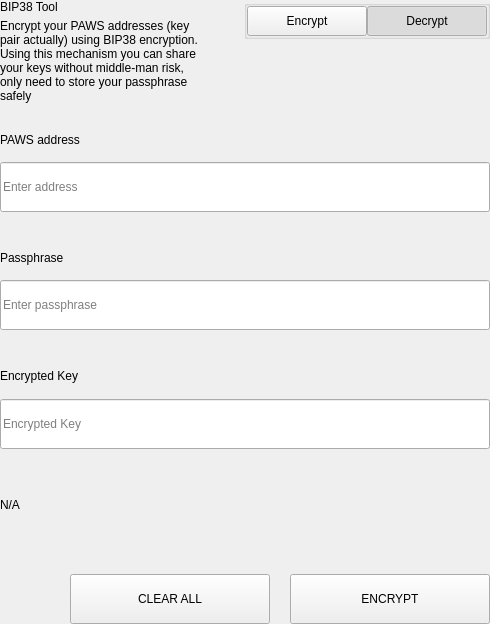
<?xml version="1.0" encoding="UTF-8"?>
<ui version="4.0">
 <class>SettingsBitToolWidget</class>
 <widget class="QWidget" name="SettingsBitToolWidget">
  <property name="geometry">
   <rect>
    <x>0</x>
    <y>0</y>
    <width>490</width>
    <height>624</height>
   </rect>
  </property>
  <property name="windowTitle">
   <string>Form</string>
  </property>
  <layout class="QVBoxLayout" name="verticalLayout">
   <property name="spacing">
    <number>0</number>
   </property>
   <property name="leftMargin">
    <number>0</number>
   </property>
   <property name="topMargin">
    <number>0</number>
   </property>
   <property name="rightMargin">
    <number>0</number>
   </property>
   <property name="bottomMargin">
    <number>0</number>
   </property>
   <item>
    <widget class="QWidget" name="left" native="true">
     <layout class="QVBoxLayout" name="verticalLayout_3">
      <property name="leftMargin">
       <number>0</number>
      </property>
      <property name="topMargin">
       <number>0</number>
      </property>
      <property name="rightMargin">
       <number>0</number>
      </property>
      <property name="bottomMargin">
       <number>0</number>
      </property>
      <item>
       <layout class="QVBoxLayout" name="verticalLayout_2">
        <property name="spacing">
         <number>0</number>
        </property>
        <item>
         <layout class="QHBoxLayout" name="horizontalLayout_3" stretch="3,1">
          <property name="spacing">
           <number>40</number>
          </property>
          <item>
           <layout class="QVBoxLayout" name="verticalLayoutTitle">
            <property name="spacing">
             <number>5</number>
            </property>
            <item>
             <widget class="QLabel" name="labelTitle">
              <property name="text">
               <string>BIP38 Tool</string>
              </property>
             </widget>
            </item>
            <item>
             <widget class="QLabel" name="labelSubtitle1">
              <property name="text">
               <string>Encrypt your PAWS addresses (key pair actually) using BIP38 encryption.
Using this mechanism you can share your keys without middle-man risk, only need to store your passphrase safely</string>
              </property>
              <property name="wordWrap">
               <bool>true</bool>
              </property>
             </widget>
            </item>
           </layout>
          </item>
          <item alignment="Qt::AlignTop">
           <widget class="QGroupBox" name="groupBox">
            <property name="title">
             <string/>
            </property>
            <property name="alignment">
             <set>Qt::AlignLeading|Qt::AlignLeft|Qt::AlignTop</set>
            </property>
            <layout class="QHBoxLayout" name="horizontalLayout_4">
             <property name="spacing">
              <number>0</number>
             </property>
             <property name="leftMargin">
              <number>0</number>
             </property>
             <property name="topMargin">
              <number>0</number>
             </property>
             <property name="rightMargin">
              <number>0</number>
             </property>
             <property name="bottomMargin">
              <number>0</number>
             </property>
             <item>
              <spacer name="horizontalSpacer">
               <property name="orientation">
                <enum>Qt::Horizontal</enum>
               </property>
               <property name="sizeHint" stdset="0">
                <size>
                 <width>40</width>
                 <height>20</height>
                </size>
               </property>
              </spacer>
             </item>
             <item>
              <widget class="QPushButton" name="pushLeft">
               <property name="minimumSize">
                <size>
                 <width>120</width>
                 <height>30</height>
                </size>
               </property>
               <property name="maximumSize">
                <size>
                 <width>120</width>
                 <height>30</height>
                </size>
               </property>
               <property name="focusPolicy">
                <enum>Qt::NoFocus</enum>
               </property>
               <property name="text">
                <string>Encrypt</string>
               </property>
               <property name="checkable">
                <bool>true</bool>
               </property>
               <property name="autoExclusive">
                <bool>true</bool>
               </property>
              </widget>
             </item>
             <item>
              <widget class="QPushButton" name="pushRight">
               <property name="minimumSize">
                <size>
                 <width>120</width>
                 <height>30</height>
                </size>
               </property>
               <property name="maximumSize">
                <size>
                 <width>120</width>
                 <height>30</height>
                </size>
               </property>
               <property name="focusPolicy">
                <enum>Qt::NoFocus</enum>
               </property>
               <property name="text">
                <string>Decrypt</string>
               </property>
               <property name="checkable">
                <bool>true</bool>
               </property>
               <property name="checked">
                <bool>true</bool>
               </property>
               <property name="autoExclusive">
                <bool>true</bool>
               </property>
              </widget>
             </item>
            </layout>
           </widget>
          </item>
         </layout>
        </item>
        <item>
         <widget class="QStackedWidget" name="stackedWidget">
          <property name="currentIndex">
           <number>1</number>
          </property>
          <widget class="QWidget" name="pageDecrypt">
           <layout class="QVBoxLayout" name="verticalLayout_5">
            <property name="spacing">
             <number>0</number>
            </property>
            <property name="leftMargin">
             <number>0</number>
            </property>
            <property name="topMargin">
             <number>0</number>
            </property>
            <property name="rightMargin">
             <number>0</number>
            </property>
            <property name="bottomMargin">
             <number>0</number>
            </property>
            <item>
             <widget class="QWidget" name="widget" native="true">
              <property name="minimumSize">
               <size>
                <width>0</width>
                <height>100</height>
               </size>
              </property>
              <layout class="QVBoxLayout" name="verticalLayout_4">
               <property name="spacing">
                <number>0</number>
               </property>
               <property name="leftMargin">
                <number>0</number>
               </property>
               <property name="topMargin">
                <number>0</number>
               </property>
               <property name="rightMargin">
                <number>0</number>
               </property>
               <property name="bottomMargin">
                <number>0</number>
               </property>
               <item>
                <spacer name="verticalSpacer_2">
                 <property name="orientation">
                  <enum>Qt::Vertical</enum>
                 </property>
                 <property name="sizeType">
                  <enum>QSizePolicy::Fixed</enum>
                 </property>
                 <property name="sizeHint" stdset="0">
                  <size>
                   <width>20</width>
                   <height>20</height>
                  </size>
                 </property>
                </spacer>
               </item>
               <item>
                <layout class="QHBoxLayout" name="horizontalLayout_6" stretch="2">
                 <property name="spacing">
                  <number>0</number>
                 </property>
                 <item>
                  <layout class="QVBoxLayout" name="verticalLayout_7">
                   <property name="spacing">
                    <number>9</number>
                   </property>
                   <item>
                    <widget class="QLabel" name="labelSubtitleKey">
                     <property name="minimumSize">
                      <size>
                       <width>0</width>
                       <height>20</height>
                      </size>
                     </property>
                     <property name="maximumSize">
                      <size>
                       <width>16777215</width>
                       <height>20</height>
                      </size>
                     </property>
                     <property name="text">
                      <string>Encrypted key</string>
                     </property>
                    </widget>
                   </item>
                   <item>
                    <widget class="QLineEdit" name="lineEditKey">
                     <property name="minimumSize">
                      <size>
                       <width>0</width>
                       <height>50</height>
                      </size>
                     </property>
                     <property name="maximumSize">
                      <size>
                       <width>16777215</width>
                       <height>50</height>
                      </size>
                     </property>
                     <property name="placeholderText">
                      <string>Enter a encrypted key</string>
                     </property>
                    </widget>
                   </item>
                  </layout>
                 </item>
                </layout>
               </item>
               <item>
                <spacer name="verticalSpacer_3">
                 <property name="orientation">
                  <enum>Qt::Vertical</enum>
                 </property>
                 <property name="sizeType">
                  <enum>QSizePolicy::Fixed</enum>
                 </property>
                 <property name="sizeHint" stdset="0">
                  <size>
                   <width>20</width>
                   <height>20</height>
                  </size>
                 </property>
                </spacer>
               </item>
               <item>
                <layout class="QVBoxLayout" name="verticalLayout_9">
                 <property name="spacing">
                  <number>9</number>
                 </property>
                 <item>
                  <widget class="QLabel" name="labelSubtitlePassphrase">
                   <property name="maximumSize">
                    <size>
                     <width>16777215</width>
                     <height>20</height>
                    </size>
                   </property>
                   <property name="text">
                    <string>Passphrase</string>
                   </property>
                  </widget>
                 </item>
                 <item>
                  <widget class="QLineEdit" name="lineEditPassphrase">
                   <property name="minimumSize">
                    <size>
                     <width>0</width>
                     <height>50</height>
                    </size>
                   </property>
                   <property name="maximumSize">
                    <size>
                     <width>16777215</width>
                     <height>50</height>
                    </size>
                   </property>
                   <property name="placeholderText">
                    <string>Enter a passphrase</string>
                   </property>
                  </widget>
                 </item>
                </layout>
               </item>
               <item>
                <spacer name="verticalSpacer_4">
                 <property name="orientation">
                  <enum>Qt::Vertical</enum>
                 </property>
                 <property name="sizeType">
                  <enum>QSizePolicy::Fixed</enum>
                 </property>
                 <property name="sizeHint" stdset="0">
                  <size>
                   <width>20</width>
                   <height>20</height>
                  </size>
                 </property>
                </spacer>
               </item>
               <item>
                <widget class="QWidget" name="widget_3" native="true">
                 <property name="sizePolicy">
                  <sizepolicy hsizetype="Preferred" vsizetype="Fixed">
                   <horstretch>0</horstretch>
                   <verstretch>0</verstretch>
                  </sizepolicy>
                 </property>
                 <layout class="QVBoxLayout" name="verticalLayout_10">
                  <property name="spacing">
                   <number>9</number>
                  </property>
                  <property name="leftMargin">
                   <number>0</number>
                  </property>
                  <property name="topMargin">
                   <number>0</number>
                  </property>
                  <property name="rightMargin">
                   <number>0</number>
                  </property>
                  <property name="bottomMargin">
                   <number>0</number>
                  </property>
                  <item>
                   <widget class="QLabel" name="labelSubtitleDecryptResult">
                    <property name="minimumSize">
                     <size>
                      <width>0</width>
                      <height>20</height>
                     </size>
                    </property>
                    <property name="maximumSize">
                     <size>
                      <width>16777215</width>
                      <height>20</height>
                     </size>
                    </property>
                    <property name="text">
                     <string>Decrypted address result</string>
                    </property>
                   </widget>
                  </item>
                  <item>
                   <widget class="QWidget" name="widget_4" native="true">
                    <layout class="QHBoxLayout" name="horizontalLayout" stretch="6,0,1">
                     <property name="spacing">
                      <number>0</number>
                     </property>
                     <property name="leftMargin">
                      <number>0</number>
                     </property>
                     <property name="topMargin">
                      <number>0</number>
                     </property>
                     <property name="rightMargin">
                      <number>0</number>
                     </property>
                     <property name="bottomMargin">
                      <number>0</number>
                     </property>
                     <item alignment="Qt::AlignVCenter">
                      <widget class="QLineEdit" name="lineEditDecryptResult">
                       <property name="minimumSize">
                        <size>
                         <width>0</width>
                         <height>50</height>
                        </size>
                       </property>
                       <property name="maximumSize">
                        <size>
                         <width>16777215</width>
                         <height>50</height>
                        </size>
                       </property>
                       <property name="placeholderText">
                        <string>Decrypted Address</string>
                       </property>
                      </widget>
                     </item>
                     <item>
                      <spacer name="horizontalSpacer_4">
                       <property name="orientation">
                        <enum>Qt::Horizontal</enum>
                       </property>
                       <property name="sizeType">
                        <enum>QSizePolicy::Fixed</enum>
                       </property>
                       <property name="sizeHint" stdset="0">
                        <size>
                         <width>20</width>
                         <height>50</height>
                        </size>
                       </property>
                      </spacer>
                     </item>
                     <item>
                      <widget class="QPushButton" name="pushButtonImport">
                       <property name="minimumSize">
                        <size>
                         <width>140</width>
                         <height>40</height>
                        </size>
                       </property>
                       <property name="text">
                        <string>Import Address</string>
                       </property>
                      </widget>
                     </item>
                    </layout>
                   </widget>
                  </item>
                 </layout>
                </widget>
               </item>
               <item>
                <widget class="QLabel" name="statusLabel_DEC">
                 <property name="maximumSize">
                  <size>
                   <width>16777215</width>
                   <height>40</height>
                  </size>
                 </property>
                 <property name="text">
                  <string/>
                 </property>
                </widget>
               </item>
               <item>
                <spacer name="verticalSpacer">
                 <property name="orientation">
                  <enum>Qt::Vertical</enum>
                 </property>
                 <property name="sizeType">
                  <enum>QSizePolicy::Preferred</enum>
                 </property>
                 <property name="sizeHint" stdset="0">
                  <size>
                   <width>20</width>
                   <height>20</height>
                  </size>
                 </property>
                </spacer>
               </item>
               <item>
                <layout class="QHBoxLayout" name="horizontalLayout_7">
                 <property name="spacing">
                  <number>0</number>
                 </property>
                 <item>
                  <spacer name="horizontalSpacer_5">
                   <property name="orientation">
                    <enum>Qt::Horizontal</enum>
                   </property>
                   <property name="sizeType">
                    <enum>QSizePolicy::Expanding</enum>
                   </property>
                   <property name="sizeHint" stdset="0">
                    <size>
                     <width>40</width>
                     <height>20</height>
                    </size>
                   </property>
                  </spacer>
                 </item>
                 <item>
                  <widget class="QPushButton" name="pushButtonDecryptClear">
                   <property name="minimumSize">
                    <size>
                     <width>200</width>
                     <height>50</height>
                    </size>
                   </property>
                   <property name="maximumSize">
                    <size>
                     <width>200</width>
                     <height>50</height>
                    </size>
                   </property>
                   <property name="text">
                    <string>CLEAR</string>
                   </property>
                  </widget>
                 </item>
                 <item>
                  <spacer name="horizontalSpacer_3">
                   <property name="orientation">
                    <enum>Qt::Horizontal</enum>
                   </property>
                   <property name="sizeType">
                    <enum>QSizePolicy::Fixed</enum>
                   </property>
                   <property name="sizeHint" stdset="0">
                    <size>
                     <width>20</width>
                     <height>20</height>
                    </size>
                   </property>
                  </spacer>
                 </item>
                 <item>
                  <widget class="QPushButton" name="pushButtonDecrypt">
                   <property name="minimumSize">
                    <size>
                     <width>200</width>
                     <height>50</height>
                    </size>
                   </property>
                   <property name="maximumSize">
                    <size>
                     <width>200</width>
                     <height>50</height>
                    </size>
                   </property>
                   <property name="text">
                    <string>DECRYPT KEY</string>
                   </property>
                  </widget>
                 </item>
                </layout>
               </item>
              </layout>
             </widget>
            </item>
           </layout>
          </widget>
          <widget class="QWidget" name="pageEncrypt">
           <layout class="QVBoxLayout" name="verticalLayout_11">
            <property name="spacing">
             <number>0</number>
            </property>
            <property name="leftMargin">
             <number>0</number>
            </property>
            <property name="topMargin">
             <number>0</number>
            </property>
            <property name="rightMargin">
             <number>0</number>
            </property>
            <property name="bottomMargin">
             <number>0</number>
            </property>
            <item>
             <spacer name="verticalSpacer_8">
              <property name="orientation">
               <enum>Qt::Vertical</enum>
              </property>
              <property name="sizeType">
               <enum>QSizePolicy::Fixed</enum>
              </property>
              <property name="sizeHint" stdset="0">
               <size>
                <width>20</width>
                <height>20</height>
               </size>
              </property>
             </spacer>
            </item>
            <item>
             <widget class="QWidget" name="containerAddressEnc" native="true">
              <layout class="QVBoxLayout" name="containerAddressEncLayout">
               <property name="spacing">
                <number>5</number>
               </property>
               <property name="leftMargin">
                <number>0</number>
               </property>
               <property name="topMargin">
                <number>0</number>
               </property>
               <property name="rightMargin">
                <number>0</number>
               </property>
               <property name="bottomMargin">
                <number>0</number>
               </property>
               <item>
                <widget class="QLabel" name="labelSubtitleAddress">
                 <property name="minimumSize">
                  <size>
                   <width>0</width>
                   <height>20</height>
                  </size>
                 </property>
                 <property name="maximumSize">
                  <size>
                   <width>16777215</width>
                   <height>20</height>
                  </size>
                 </property>
                 <property name="text">
                  <string>PAWS address</string>
                 </property>
                </widget>
               </item>
               <item>
                <widget class="QLineEdit" name="addressIn_ENC">
                 <property name="minimumSize">
                  <size>
                   <width>0</width>
                   <height>50</height>
                  </size>
                 </property>
                 <property name="placeholderText">
                  <string>Enter address</string>
                 </property>
                </widget>
               </item>
              </layout>
             </widget>
            </item>
            <item>
             <spacer name="verticalSpacer_6">
              <property name="orientation">
               <enum>Qt::Vertical</enum>
              </property>
              <property name="sizeType">
               <enum>QSizePolicy::Fixed</enum>
              </property>
              <property name="sizeHint" stdset="0">
               <size>
                <width>20</width>
                <height>20</height>
               </size>
              </property>
             </spacer>
            </item>
            <item>
             <widget class="QWidget" name="containerAddress" native="true">
              <layout class="QHBoxLayout" name="horizontalLayout_9" stretch="2">
               <property name="spacing">
                <number>0</number>
               </property>
               <property name="leftMargin">
                <number>0</number>
               </property>
               <property name="topMargin">
                <number>0</number>
               </property>
               <property name="rightMargin">
                <number>0</number>
               </property>
               <property name="bottomMargin">
                <number>0</number>
               </property>
               <item>
                <layout class="QVBoxLayout" name="verticalLayout_8">
                 <property name="spacing">
                  <number>5</number>
                 </property>
                 <item>
                  <widget class="QLabel" name="labelSubtitleMessage">
                   <property name="minimumSize">
                    <size>
                     <width>0</width>
                     <height>20</height>
                    </size>
                   </property>
                   <property name="maximumSize">
                    <size>
                     <width>16777215</width>
                     <height>20</height>
                    </size>
                   </property>
                   <property name="text">
                    <string>Passphrase</string>
                   </property>
                  </widget>
                 </item>
                 <item>
                  <widget class="QLineEdit" name="passphraseIn_ENC">
                   <property name="minimumSize">
                    <size>
                     <width>0</width>
                     <height>50</height>
                    </size>
                   </property>
                   <property name="maximumSize">
                    <size>
                     <width>16777215</width>
                     <height>50</height>
                    </size>
                   </property>
                   <property name="placeholderText">
                    <string>Enter passphrase</string>
                   </property>
                  </widget>
                 </item>
                </layout>
               </item>
              </layout>
             </widget>
            </item>
            <item>
             <spacer name="verticalSpacer_7">
              <property name="orientation">
               <enum>Qt::Vertical</enum>
              </property>
              <property name="sizeType">
               <enum>QSizePolicy::Fixed</enum>
              </property>
              <property name="sizeHint" stdset="0">
               <size>
                <width>20</width>
                <height>20</height>
               </size>
              </property>
             </spacer>
            </item>
            <item>
             <widget class="QWidget" name="widget_2" native="true">
              <property name="minimumSize">
               <size>
                <width>0</width>
                <height>75</height>
               </size>
              </property>
              <property name="maximumSize">
               <size>
                <width>16777215</width>
                <height>16777215</height>
               </size>
              </property>
              <layout class="QVBoxLayout" name="verticalLayout_6">
               <property name="leftMargin">
                <number>0</number>
               </property>
               <property name="topMargin">
                <number>0</number>
               </property>
               <property name="rightMargin">
                <number>0</number>
               </property>
               <property name="bottomMargin">
                <number>0</number>
               </property>
               <item>
                <widget class="QLabel" name="labelSubtitleEncryptedKey">
                 <property name="minimumSize">
                  <size>
                   <width>0</width>
                   <height>20</height>
                  </size>
                 </property>
                 <property name="maximumSize">
                  <size>
                   <width>16777215</width>
                   <height>20</height>
                  </size>
                 </property>
                 <property name="text">
                  <string>Encrypted Key</string>
                 </property>
                </widget>
               </item>
               <item>
                <widget class="QLineEdit" name="encryptedKeyOut_ENC">
                 <property name="minimumSize">
                  <size>
                   <width>0</width>
                   <height>50</height>
                  </size>
                 </property>
                 <property name="placeholderText">
                  <string>Encrypted Key</string>
                 </property>
                </widget>
               </item>
              </layout>
             </widget>
            </item>
            <item>
             <widget class="QLabel" name="statusLabel_ENC">
              <property name="text">
               <string notr="true">N/A</string>
              </property>
             </widget>
            </item>
            <item>
             <spacer name="verticalSpacer_5">
              <property name="orientation">
               <enum>Qt::Vertical</enum>
              </property>
              <property name="sizeType">
               <enum>QSizePolicy::Fixed</enum>
              </property>
              <property name="sizeHint" stdset="0">
               <size>
                <width>20</width>
                <height>20</height>
               </size>
              </property>
             </spacer>
            </item>
            <item>
             <layout class="QHBoxLayout" name="horizontalLayout_8">
              <property name="spacing">
               <number>0</number>
              </property>
              <item>
               <spacer name="horizontalSpacer_6">
                <property name="orientation">
                 <enum>Qt::Horizontal</enum>
                </property>
                <property name="sizeType">
                 <enum>QSizePolicy::Expanding</enum>
                </property>
                <property name="sizeHint" stdset="0">
                 <size>
                  <width>40</width>
                  <height>20</height>
                 </size>
                </property>
               </spacer>
              </item>
              <item>
               <widget class="QPushButton" name="pushButtonClear">
                <property name="minimumSize">
                 <size>
                  <width>200</width>
                  <height>50</height>
                 </size>
                </property>
                <property name="focusPolicy">
                 <enum>Qt::NoFocus</enum>
                </property>
                <property name="text">
                 <string>CLEAR ALL</string>
                </property>
               </widget>
              </item>
              <item>
               <spacer name="horizontalSpacer_2">
                <property name="orientation">
                 <enum>Qt::Horizontal</enum>
                </property>
                <property name="sizeType">
                 <enum>QSizePolicy::Fixed</enum>
                </property>
                <property name="sizeHint" stdset="0">
                 <size>
                  <width>20</width>
                  <height>20</height>
                 </size>
                </property>
               </spacer>
              </item>
              <item>
               <widget class="QPushButton" name="pushButtonEncrypt">
                <property name="minimumSize">
                 <size>
                  <width>200</width>
                  <height>50</height>
                 </size>
                </property>
                <property name="maximumSize">
                 <size>
                  <width>200</width>
                  <height>50</height>
                 </size>
                </property>
                <property name="focusPolicy">
                 <enum>Qt::NoFocus</enum>
                </property>
                <property name="text">
                 <string>ENCRYPT</string>
                </property>
               </widget>
              </item>
             </layout>
            </item>
           </layout>
          </widget>
         </widget>
        </item>
       </layout>
      </item>
     </layout>
    </widget>
   </item>
  </layout>
 </widget>
 <resources/>
 <connections/>
</ui>
